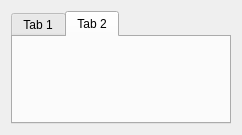
<?xml version="1.0" encoding="UTF-8"?>
<ui version="4.0">
 <class>outilsDialogBase</class>
 <widget class="QDialog" name="outilsDialogBase">
  <property name="geometry">
   <rect>
    <x>0</x>
    <y>0</y>
    <width>242</width>
    <height>135</height>
   </rect>
  </property>
  <property name="sizePolicy">
   <sizepolicy hsizetype="Fixed" vsizetype="Fixed">
    <horstretch>0</horstretch>
    <verstretch>0</verstretch>
   </sizepolicy>
  </property>
  <property name="windowTitle">
   <string/>
  </property>
  <property name="windowIcon">
   <iconset>
    <normaloff>../icons/icon_principal.png</normaloff>../icons/icon_principal.png</iconset>
  </property>
  <layout class="QGridLayout" name="gridLayout_2">
   <item row="0" column="0">
    <layout class="QGridLayout" name="gridLayout">
     <item row="0" column="0" rowspan="2">
      <widget class="QTabWidget" name="tabWidget">
       <property name="tabShape">
        <enum>QTabWidget::Rounded</enum>
       </property>
       <property name="currentIndex">
        <number>1</number>
       </property>
       <widget class="QWidget" name="tab">
        <attribute name="title">
         <string>Tab 1</string>
        </attribute>
       </widget>
       <widget class="QWidget" name="tab_2">
        <attribute name="title">
         <string>Tab 2</string>
        </attribute>
       </widget>
      </widget>
     </item>
    </layout>
   </item>
  </layout>
 </widget>
 <resources/>
 <connections/>
</ui>
